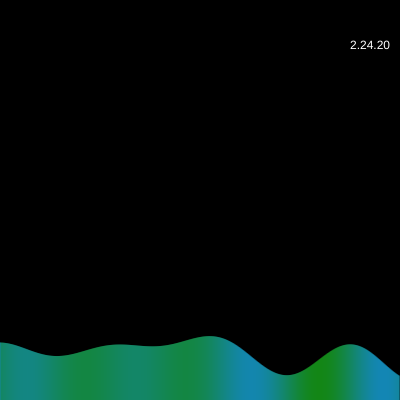
Frame 1 (no input)
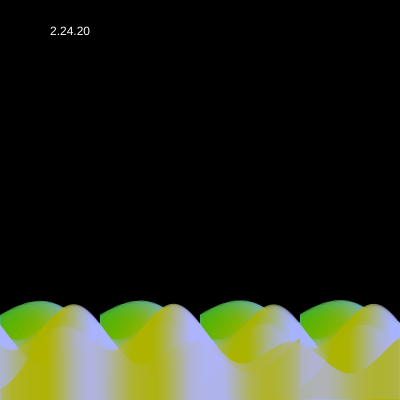
Frame 60 (no input)
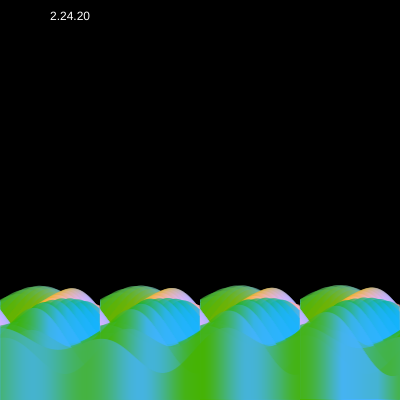
Frame 120 (the mouse pressed at the canvas centre since frame 60)

The p5.js sketch that drew these frames (run headless with seeded random() and noise() and a simulated clock; from frame 60 on, the mouse is pressed at the canvas centre):

// p5.js sketch
// ── sketch.js
var b = 10;
var co = 10;
 
function setup() {
  createCanvas(400, 400);
  background(0);
    fill(255);
  text("2.24.20", 50, 50);
  colorMode(RGB, 100);
}
 
function draw() {
  // buggy
  // copy(0, 0, width, height, 0, -1, width, height);


  loadPixels();
  for(var i=0; i<pixels.length-width; i++) {
    pixels[i] = pixels[i+width];
  }
  updatePixels();
 
  var a = 0;
  var x = 0;
  var k1 = map(sin(1+b*0.31), -1, 1, 0.11, 2.1);
  var k2 = map(sin(2+b*0.47), -1, 1, 0.13, 2.3);
  var k3 = map(sin(3+b*0.71), -1, 1, 0.15, 2.5);
  var oldy = 0;
  while (x < width) {
    var y = map(sin(b*k1-a)*sin(a*k2+b*k3)*sin(a*k1-b), -1, 1, 300, 390);
    stroke(co, 70, map(y - oldy, -1, 1, 0, 100));
    line(x, y, x, height);
    x = x + 1;
    a = a + 0.0171;
    oldy = y;
  }
  b = b + 0.0183;
  co = co + 1;
  if (co > 100) {
    co = 0;
  }
}
